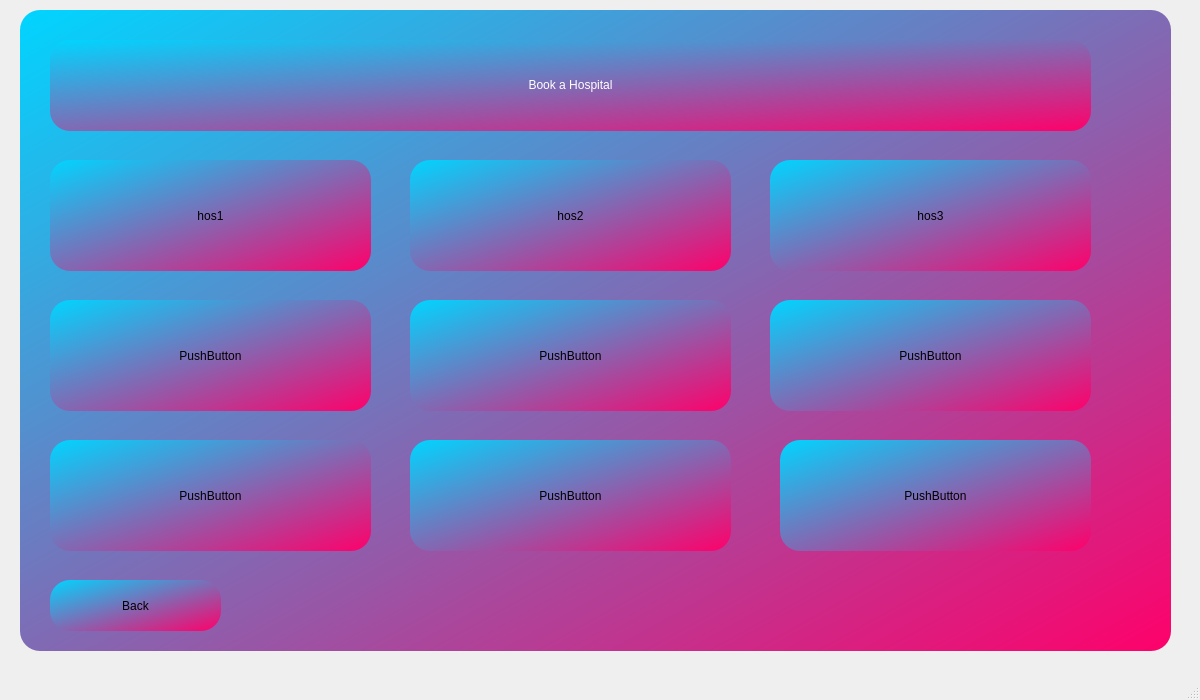
<?xml version="1.0" encoding="UTF-8"?>
<ui version="4.0">
 <class>Hospitals</class>
 <widget class="QMainWindow" name="Hospitals">
  <property name="geometry">
   <rect>
    <x>0</x>
    <y>0</y>
    <width>1200</width>
    <height>700</height>
   </rect>
  </property>
  <property name="windowTitle">
   <string>MainWindow</string>
  </property>
  <widget class="QWidget" name="centralwidget">
   <widget class="QGroupBox" name="groupBox">
    <property name="geometry">
     <rect>
      <x>20</x>
      <y>10</y>
      <width>1151</width>
      <height>641</height>
     </rect>
    </property>
    <property name="styleSheet">
     <string notr="true">background-color: qlineargradient(spread:reflect, x1:0, y1:0, x2:1, y2:1, stop:0 rgba(0, 213, 255, 255), stop:1 rgba(255, 0, 106, 255));
border-radius: 20px;</string>
    </property>
    <widget class="QPushButton" name="hos1">
     <property name="geometry">
      <rect>
       <x>30</x>
       <y>150</y>
       <width>321</width>
       <height>111</height>
      </rect>
     </property>
     <property name="sizePolicy">
      <sizepolicy hsizetype="Preferred" vsizetype="Preferred">
       <horstretch>0</horstretch>
       <verstretch>0</verstretch>
      </sizepolicy>
     </property>
     <property name="text">
      <string>hos1</string>
     </property>
    </widget>
    <widget class="QPushButton" name="hos2">
     <property name="geometry">
      <rect>
       <x>390</x>
       <y>150</y>
       <width>321</width>
       <height>111</height>
      </rect>
     </property>
     <property name="sizePolicy">
      <sizepolicy hsizetype="Preferred" vsizetype="Preferred">
       <horstretch>0</horstretch>
       <verstretch>0</verstretch>
      </sizepolicy>
     </property>
     <property name="text">
      <string>hos2</string>
     </property>
    </widget>
    <widget class="QPushButton" name="hos3">
     <property name="geometry">
      <rect>
       <x>750</x>
       <y>150</y>
       <width>321</width>
       <height>111</height>
      </rect>
     </property>
     <property name="sizePolicy">
      <sizepolicy hsizetype="Preferred" vsizetype="Preferred">
       <horstretch>0</horstretch>
       <verstretch>0</verstretch>
      </sizepolicy>
     </property>
     <property name="text">
      <string>hos3</string>
     </property>
    </widget>
    <widget class="QPushButton" name="hos9">
     <property name="geometry">
      <rect>
       <x>760</x>
       <y>430</y>
       <width>311</width>
       <height>111</height>
      </rect>
     </property>
     <property name="sizePolicy">
      <sizepolicy hsizetype="Preferred" vsizetype="Preferred">
       <horstretch>0</horstretch>
       <verstretch>0</verstretch>
      </sizepolicy>
     </property>
     <property name="text">
      <string>PushButton</string>
     </property>
    </widget>
    <widget class="QPushButton" name="hos4">
     <property name="geometry">
      <rect>
       <x>30</x>
       <y>290</y>
       <width>321</width>
       <height>111</height>
      </rect>
     </property>
     <property name="sizePolicy">
      <sizepolicy hsizetype="Preferred" vsizetype="Preferred">
       <horstretch>0</horstretch>
       <verstretch>0</verstretch>
      </sizepolicy>
     </property>
     <property name="text">
      <string>PushButton</string>
     </property>
    </widget>
    <widget class="QPushButton" name="hos6">
     <property name="geometry">
      <rect>
       <x>750</x>
       <y>290</y>
       <width>321</width>
       <height>111</height>
      </rect>
     </property>
     <property name="sizePolicy">
      <sizepolicy hsizetype="Preferred" vsizetype="Preferred">
       <horstretch>0</horstretch>
       <verstretch>0</verstretch>
      </sizepolicy>
     </property>
     <property name="text">
      <string>PushButton</string>
     </property>
    </widget>
    <widget class="QPushButton" name="hos5">
     <property name="geometry">
      <rect>
       <x>390</x>
       <y>290</y>
       <width>321</width>
       <height>111</height>
      </rect>
     </property>
     <property name="sizePolicy">
      <sizepolicy hsizetype="Preferred" vsizetype="Preferred">
       <horstretch>0</horstretch>
       <verstretch>0</verstretch>
      </sizepolicy>
     </property>
     <property name="text">
      <string>PushButton</string>
     </property>
    </widget>
    <widget class="QPushButton" name="hos7">
     <property name="geometry">
      <rect>
       <x>30</x>
       <y>430</y>
       <width>321</width>
       <height>111</height>
      </rect>
     </property>
     <property name="sizePolicy">
      <sizepolicy hsizetype="Preferred" vsizetype="Preferred">
       <horstretch>0</horstretch>
       <verstretch>0</verstretch>
      </sizepolicy>
     </property>
     <property name="text">
      <string>PushButton</string>
     </property>
    </widget>
    <widget class="QPushButton" name="hos8">
     <property name="geometry">
      <rect>
       <x>390</x>
       <y>430</y>
       <width>321</width>
       <height>111</height>
      </rect>
     </property>
     <property name="sizePolicy">
      <sizepolicy hsizetype="Preferred" vsizetype="Preferred">
       <horstretch>0</horstretch>
       <verstretch>0</verstretch>
      </sizepolicy>
     </property>
     <property name="text">
      <string>PushButton</string>
     </property>
    </widget>
    <widget class="QLabel" name="label">
     <property name="geometry">
      <rect>
       <x>30</x>
       <y>30</y>
       <width>1041</width>
       <height>91</height>
      </rect>
     </property>
     <property name="styleSheet">
      <string notr="true">font: 600 36pt &quot;Segoe UI&quot;;
color: rgb(255, 255, 255);</string>
     </property>
     <property name="text">
      <string>&lt;html&gt;&lt;head/&gt;&lt;body&gt;&lt;p&gt;Book a Hospital&lt;/p&gt;&lt;/body&gt;&lt;/html&gt;</string>
     </property>
     <property name="alignment">
      <set>Qt::AlignCenter</set>
     </property>
    </widget>
    <widget class="QPushButton" name="back">
     <property name="geometry">
      <rect>
       <x>30</x>
       <y>570</y>
       <width>171</width>
       <height>51</height>
      </rect>
     </property>
     <property name="text">
      <string>Back</string>
     </property>
    </widget>
   </widget>
  </widget>
  <widget class="QMenuBar" name="menubar">
   <property name="geometry">
    <rect>
     <x>0</x>
     <y>0</y>
     <width>1200</width>
     <height>17</height>
    </rect>
   </property>
  </widget>
  <widget class="QStatusBar" name="statusbar"/>
 </widget>
 <resources/>
 <connections/>
</ui>
